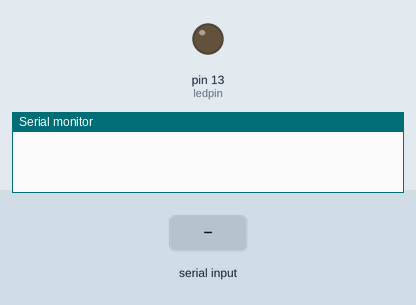
Recording of a sketch running on a simulated Arduino Uno, built with avr-gcc and run on an emulated ATmega328P. On the bench: output pins drawn as LEDs (lit = HIGH), the last lines printed to the serial monitor. The inputs (shaded band) are chosen by the test bench.

Above: at 1.2 s.
1.3 s: "R" received over Serial
At 2.1 s:
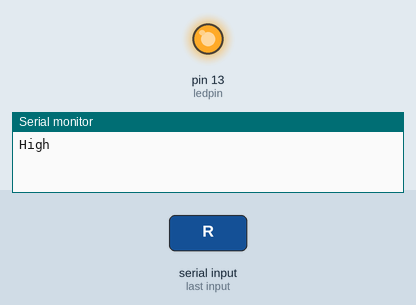
Timing chart, 0 to 4.3 s (numbered marks = the images above; inputs shaded):
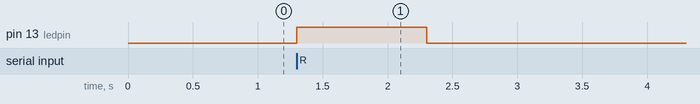

The sketch:

simple_blink.ino
```cpp
int val;
int ledpin = 13;

const int DUTY = 127;

//// Put your setup code here, to run once
void setup() {
  // Speed parameter; tells Arduino to get ready to exchange
  // the messages with the Serial Monitor at a data rate of 9600 bits per second;
  // 9600 binary ones or zeros per second (called a baud rate)
  Serial.begin(9600);

  // Configures the specified pin to behave as either input or output
  pinMode(ledpin, OUTPUT);
}

//// Put your main code here, to run repeatedly
void loop() {
  // Serial communication: process of sending one bit of data at a time
  // sequentially from one place to another;
  // Serial.read(): reads from the serial receive buffer, taking only one byte at a time
  val = Serial.read();

  if (val == 'R') {
    // Set voltage to 5V
    digitalWrite(ledpin, HIGH);
    Serial.println("High");

    // Delay 500 ms (0.5 seconds)
    delay(1000);

    Serial.println("Dimmed");
    // Set voltage to 0V (ground)
    analogWrite(ledpin, DUTY);
    delay(10000);

    // Prints data to serial port as human-readable ASCII text followed by a carriage return character and newline
    Serial.println("Hello World!");
  }
}
```

Measured:
- after the input at 1.3 s, pin 13 (ledpin): LOW → HIGH at once, → LOW 1.0 s later
